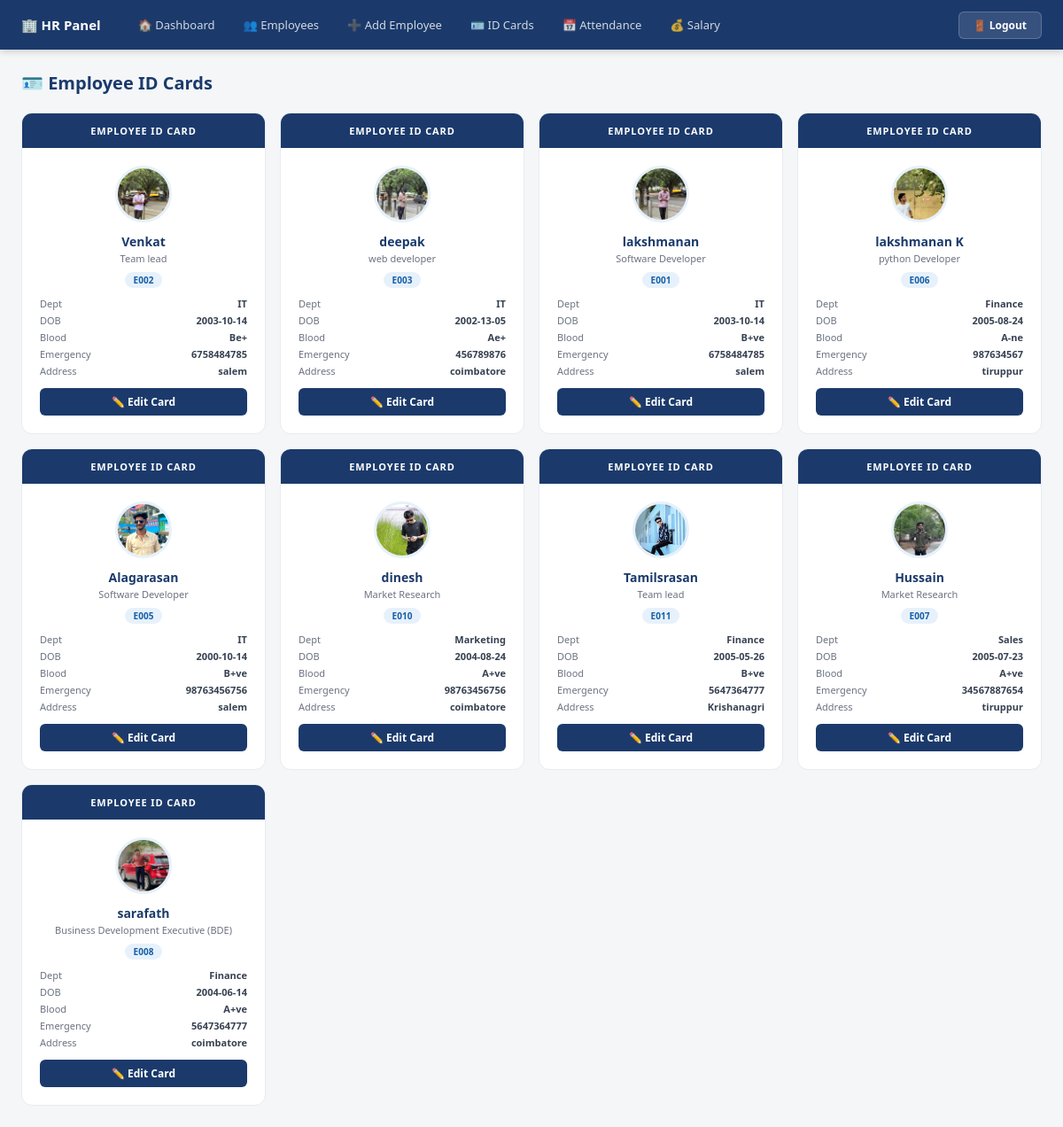
Page /idcard/ on the earlier database version.
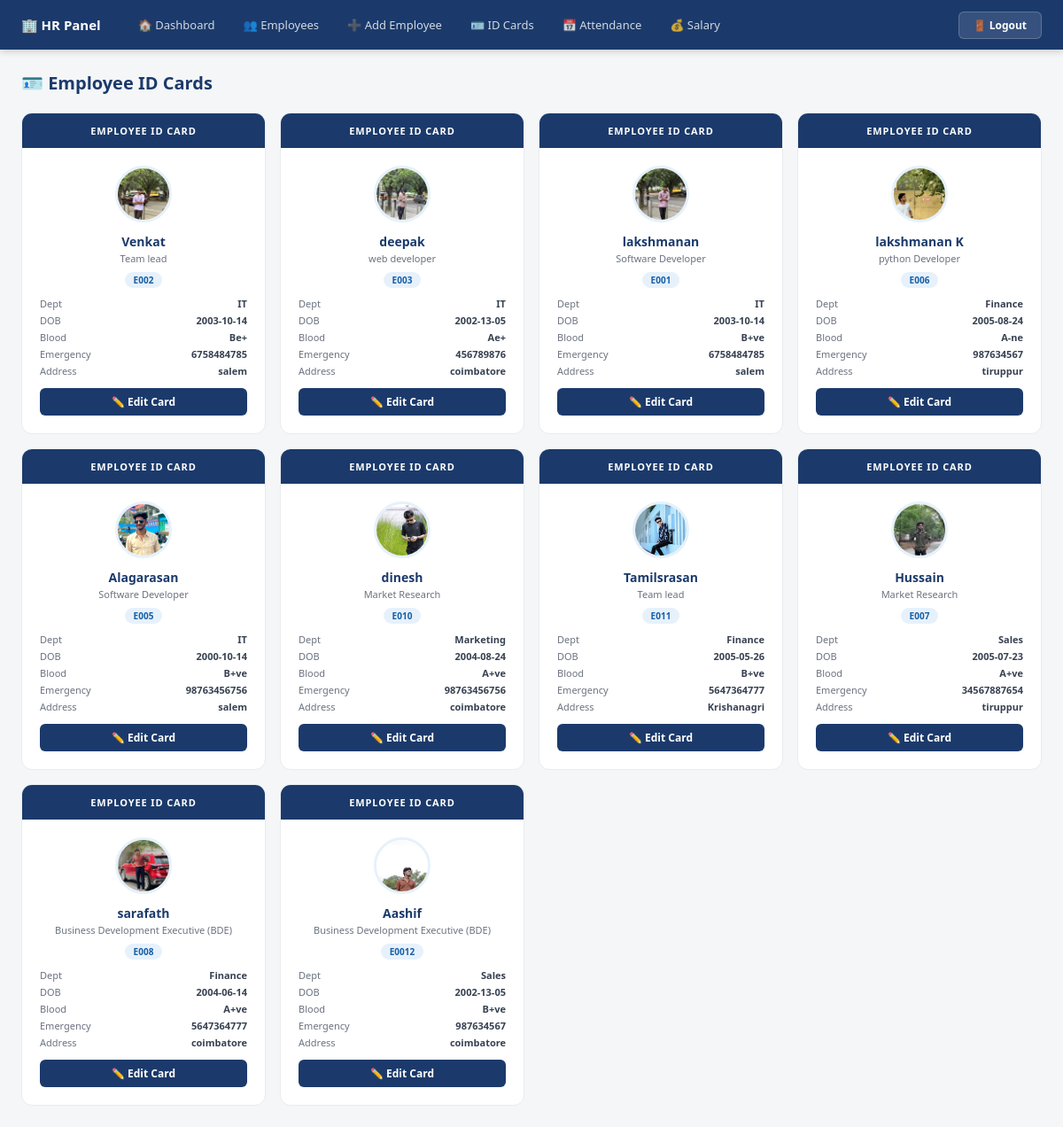
Same page on the later database version.
### app/models.py (models this page shows, shortened)
class Idcord(models.Model):
    employee = models.OneToOneField(Employees, on_delete=models.CASCADE, null=True, blank=True)
    address = models.CharField(max_length=255)
    Blood_Group = models.CharField(max_length=10)
    DOB = models.CharField(max_length=20)
    Emergency_contact_No = models.CharField(max_length=15)

class Employees(models.Model):
    user = models.OneToOneField(CustomUser, on_delete=models.CASCADE, null=True, blank=True)
    name = models.CharField(max_length=100)
    emp_id = models.CharField(max_length=20, unique=True, blank=True)
    Gender = models.CharField(choices=[('Male','Male'),('Female','Female'),('Other','Other')], max_length=10)
    phone = models.BigIntegerField()
    depertment = models.CharField(choices=[
        ('HR','HR'),('IT','IT'),('Finance','Finance'),
        ('Marketing','Marketing'),('Sales','Sales')
    ], max_length=20)
    designation = models.CharField(max_length=50)
    salary = models.IntegerField(default=0)
    photo = models.ImageField(upload_to='image/', blank=True, null=True)

### app/views.py (the view)
# urls.py: path('idcard/', idcord_view, name='idcards'),
def idcord_view(request):
    return render(request, 'idcard.html', {
        'idcards': Idcord.objects.all()
    })

### app/templates/idcard.html (shortened to what this page needs)
{% include "hr_navbar.html" %}
<!DOCTYPE html>
<html lang="en">
<head>
</head>
<body>
<div class="content">
  <div class="page-title">🪪 Employee ID Cards</div>
  <div class="grid">
    {% for card in idcards %}
    <div class="id-card">
      <div class="id-card-header"><span>EMPLOYEE ID CARD</span></div>
      <div class="id-card-body">
        {% if card.employee.photo %}
          <img src="{{ card.employee.photo.url }}" class="avatar">
        {% else %}
          <div class="avatar-init">{{ card.employee.name|first|upper }}</div>
        {% endif %}
        <div class="emp-name">{{ card.employee.name }}</div>
        <div class="emp-role">{{ card.employee.designation }}</div>
        <div class="emp-id">{{ card.employee.emp_id }}</div>
        <div class="info-row">Dept <span>{{ card.employee.depertment }}</span></div>
        <div class="info-row">DOB <span>{{ card.DOB }}</span></div>
        <div class="info-row">Blood <span>{{ card.Blood_Group }}</span></div>
        <div class="info-row">Emergency <span>{{ card.Emergency_contact_No }}</span></div>
        <div class="info-row">Address <span>{{ card.address }}</span></div>
        <a href="{% url 'create-id' card.employee.id %}" class="btn-edit">✏️ Edit Card</a>
      </div>
    </div>
    {% empty %}
    <p style="color:#9CA3AF;font-size:13px">No ID cards created yet.</p>
    {% endfor %}
  </div>
</div>
</body>
</html>

### app/templates/hr_navbar.html
<nav style="background:#1B3A6B;padding:0;margin:0;position:sticky;top:0;z-index:100;box-shadow:0 2px 8px rgba(0,0,0,0.18)">
  <div style="display:flex;align-items:center;justify-content:space-between;padding:0 1.5rem;height:56px">
    <div style="display:flex;align-items:center;gap:0.25rem">
      <span style="color:#fff;font-size:15px;font-weight:700;margin-right:1.5rem">🏢 HR Panel</span>
      <a href="{% url 'hr_dashboard' %}" style="color:rgba(255,255,255,0.8);font-size:13px;font-weight:500;padding:6px 14px;border-radius:6px;text-decoration:none">🏠 Dashboard</a>
      <a href="{% url 'employee' %}" style="color:rgba(255,255,255,0.8);font-size:13px;font-weight:500;padding:6px 14px;border-radius:6px;text-decoration:none">👥 Employees</a>
      <a href="{% url 'create-employee' %}" style="color:rgba(255,255,255,0.8);font-size:13px;font-weight:500;padding:6px 14px;border-radius:6px;text-decoration:none">➕ Add Employee</a>
      <a href="{% url 'idcards' %}" style="color:rgba(255,255,255,0.8);font-size:13px;font-weight:500;padding:6px 14px;border-radius:6px;text-decoration:none">🪪 ID Cards</a>
      <a href="{% url 'hr_attendance_panel' %}" style="color:rgba(255,255,255,0.8);font-size:13px;font-weight:500;padding:6px 14px;border-radius:6px;text-decoration:none">📅 Attendance</a>
      <a href="{% url 'emp-salary' %}" style="color:rgba(255,255,255,0.8);font-size:13px;font-weight:500;padding:6px 14px;border-radius:6px;text-decoration:none">💰 Salary</a>
    </div>
    <a href="{% url 'logout' %}" style="background:rgba(255,255,255,0.12);color:#fff;font-size:12px;font-weight:600;padding:6px 16px;border-radius:6px;text-decoration:none;border:1px solid rgba(255,255,255,0.2)">🚪 Logout</a>
  </div>
</nav>

### app/templates/idcard.html (style rules this page uses)
* { box-sizing:border-box;margin:0;padding:0 }
body { font-family:'Segoe UI',sans-serif;background:#F4F6F8 }
.content { padding:1.5rem }
.page-title { font-size:20px;font-weight:700;color:#1B3A6B;margin-bottom:1.25rem }
.grid { display:grid;grid-template-columns:repeat(auto-fill,minmax(220px,1fr));gap:16px }
.id-card { background:#fff;border:1px solid #E8ECF0;border-radius:12px;overflow:hidden }
.id-card-header { background:#1B3A6B;padding:0.75rem;text-align:center }
.id-card-header span { color:#fff;font-size:11px;font-weight:700;letter-spacing:0.08em }
.id-card-body { padding:1.25rem;text-align:center }
.avatar { width:64px;height:64px;border-radius:50%;object-fit:cover;border:3px solid #E6F1FB;margin:0 auto 0.75rem }
.emp-name { font-size:14px;font-weight:700;color:#1B3A6B;margin-bottom:2px }
.emp-role { font-size:11px;color:#6B7280;margin-bottom:8px }
.emp-id { font-size:10px;font-weight:600;background:#E6F1FB;color:#185FA5;padding:2px 10px;border-radius:999px;display:inline-block;margin-bottom:10px }
.info-row { font-size:11px;color:#6B7280;text-align:left;margin-bottom:4px;display:flex;justify-content:space-between }
.info-row span { font-weight:600;color:#374151 }
.btn-edit { display:block;margin-top:12px;background:#1B3A6B;color:#fff;font-size:12px;font-weight:600;padding:7px;border-radius:6px;text-decoration:none;text-align:center }

Differences in the rows shown:
added Idcord: employee.photo (picture), employee.name "Aashif", employee.designation "Business Development Executive (BDE)", employee.emp_id "E0012", employee.depertment "Sales", DOB "2002-13-05", Blood_Group "B+ve", Emergency_contact_No "987634567", address "coimbatore"
